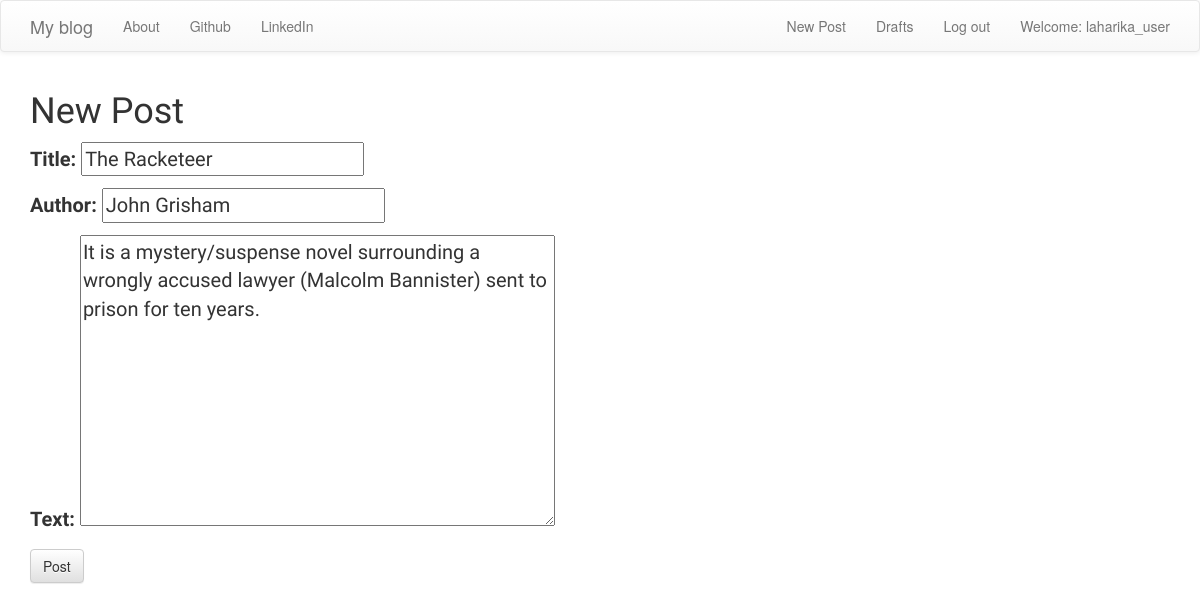
Page /update/12/ (signed in) on the committed database.
### Blog/models.py (models this page shows, shortened)
class Post(models.Model):
    author=models.CharField(max_length=100)
    title=models.CharField(max_length=100)
    text=models.TextField()
    created_date=models.DateTimeField(default=timezone.now)
    published_date=models.DateTimeField(blank=True,null=True)

### Blog/views.py (the view)
# urls.py: path('update/<int:pk>/',UpdatePostView.as_view(),name="update"),
class UpdatePostView(LoginRequiredMixin,UpdateView):
    model=Post
    login_url='/login/'
    redirect_field_name='blog/post_detail.html'
    form_class=PostForm

### Blog/forms.py
class PostForm(forms.ModelForm):
    class Meta():
        model=Post
        fields=('title','author','text')
        widgets = {
            'text': forms.Textarea(attrs={'class': 'editable medium-editor-textarea postcontent'}),
        }

### Blog/templates/blog/post_form.html (shortened to what this page needs)
{% extends 'blog/base.html' %}
{% block content %}
  <h1> New Post </h1>
  <form method="post">
    {{ form.as_p }}
    <button type="submit" class="save btn btn-default">Post</button>
  </form>
{% endblock %}

### Blog/templates/blog/base.html (shortened to what this page needs)
<!DOCTYPE html>
{% load static %}
<html lang="en" dir="ltr">
  <head>
      <link rel="stylesheet" href="https://maxcdn.bootstrapcdn.com/bootstrap/3.3.7/css/bootstrap.min.css">
      <link rel="stylesheet" href="//cdn.jsdelivr.net/medium-editor/latest/css/medium-editor.min.css" type="text/css" media="screen" charset="utf-8">
      <link rel="stylesheet" href="https://maxcdn.bootstrapcdn.com/bootstrap/3.3.7/css/bootstrap-theme.min.css">
  </head>
  <body class="">
    <nav class="navbar navbar-default">
    <div class="container">
      <ul class="nav navbar-nav">
        <li><a class='navbar-brand bigbrand' href="{% url 'list' %}">My  blog</a></li>
        <li><a href="{% url 'about'%}">About</a></li>
        <li><a href="https://github.com/laharikaneelam">Github</a></li>
        <li><a href="https://www.linkedin.com/in/laharikaneelam/">LinkedIn</a></li>
      </ul>
      <ul class="nav navbar-nav navbar-right">
        {% if user.is_authenticated %}
        <li>
          <a href="{% url 'create_post' %}" >New Post</a>
        </li>
        <li>
          <a href="{% url 'draft' %}">Drafts</a>
        </li>
        <li>
          <a href="{% url 'logout' %}" >Log out</a>
        </li>
        <li>
          <a >Welcome: {{ user.username }}</a>
        </li>
          {% else %}
          <li><a class='nav navbar-right' href="{% url 'login' %}" ><span class="glyphicon glyphicon-user"></span></a></li>
        {% endif %}
      </ul>
  </div>
  </nav>
  <div class="container">
    {% block content %}
    {% endblock %}
  </div>
  </body>
</html>

### Blog/templates/blog/base.html (style rules this page uses)
h1 { font-family: 'Girassol', cursive; }
p { font-family: 'Girassol', cursive; font-size: 20px; }

### rows in the picture
Post: title "The Racketeer", author "John Grisham", text "It is a mystery/suspense novel surrounding a wrongly accused lawyer (Malcolm Bannister) sent to prison for ten years."

### other values in the picture
{{ user.username }} "laharika_user"
